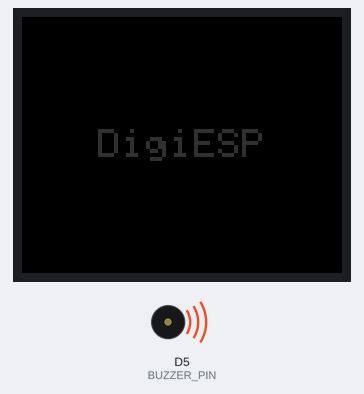
Bench run of a sketch on a simulated ESP8266 (NodeMCU). On the bench: 160×128 colour display, buzzer (waves = sounding).

Above: at 0.2 s.
At 0.8 s:
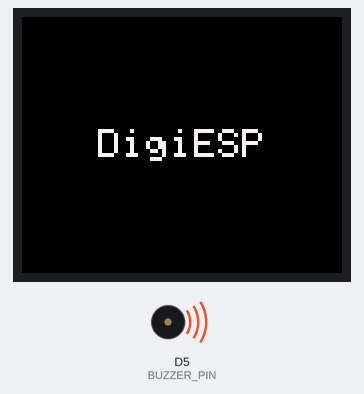
At 1.3 s:
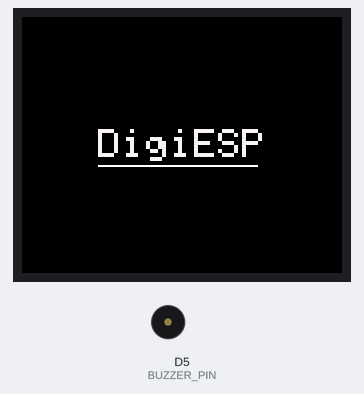
Timing chart, 0 to 2.8 s (numbered marks = the images above):
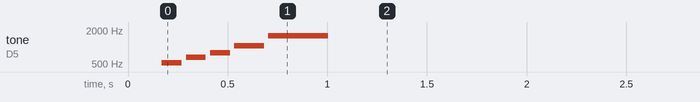

Measured:
- what the display in image 1 shows lasts 0.5 s, from 0.7 s to 1.2 s

The sketch:

TestStartup.ino
```cpp
#include <Adafruit_GFX.h>
#include <Adafruit_ST7735.h>
#include <SPI.h>

// Your Pinout
#define TFT_CS    D3
#define TFT_RST   D0
#define TFT_DC    D1
#define BUZZER_PIN D5

Adafruit_ST7735 tft = Adafruit_ST7735(TFT_CS, TFT_DC, TFT_RST);

// Musical Notes
#define NOTE_C5  523
#define NOTE_E5  659
#define NOTE_G5  784
#define NOTE_C6  1047
#define NOTE_G6  1568

// Jingle Structure: {Frequency, Duration}
struct Note {
  int freq;
  int duration;
};

Note startupJingle[] = {
  {NOTE_C5, 100}, {NOTE_E5, 100}, {NOTE_G5, 100}, {NOTE_C6, 150}, {NOTE_G6, 300}
};

void setup() {
  tft.initR(INITR_BLACKTAB);
  tft.setRotation(1);
  tft.fillScreen(ST7735_BLACK);

  runSplashWithJingle();
}

void loop() {
  // Stay in loop or reset for testing
}

void runSplashWithJingle() {
  const char* text = "DigiESP";
  int startX = (tft.width() - (strlen(text) * 12)) / 2;
  int startY = tft.height() / 2 - 8;

  // ANIMATION & JINGLE SYNC
  for (int i = 0; i < 5; i++) {
    // Play the note
    tone(BUZZER_PIN, startupJingle[i].freq, startupJingle[i].duration);

    // Draw text progressively brighter with each note
    uint16_t brightness = (i + 1) * 6; // Ramp up to 31
    uint16_t color = (brightness << 11) | ((brightness * 2) << 5) | brightness;

    tft.setCursor(startX, startY);
    tft.setTextColor(color);
    tft.setTextSize(2);
    tft.print(text);

    // Wait for the note to finish before next one
    delay(startupJingle[i].duration + 20);
  }

  // Final flourish: underline at full white
  for (int w = 0; w < (int)strlen(text) * 12; w += 4) {
    tft.drawFastHLine(startX, startY + 18, w, ST7735_WHITE);
    delay(10);
  }

  delay(2000);
}
```
